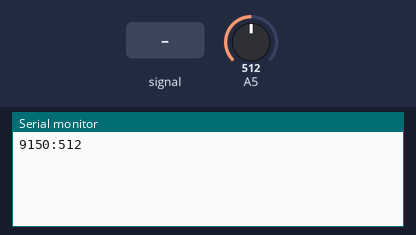
A sketch run on a simulated Arduino Uno, built with avr-gcc and run on an emulated ATmega328P. Parts: the last lines printed to the serial monitor. The test bench sets the inputs (shaded band); at power-on: A5 = 512.

Above: at 1.2 s.
1.3 s: A5 fed a 200 Hz sine of ±81 counts around its level
At 2.6 s:
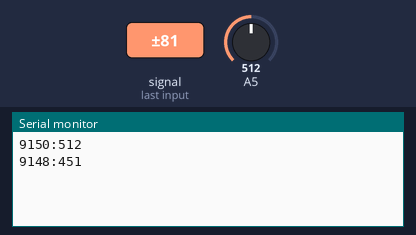
2.8 s: A5 set to 716
At 3.8 s:
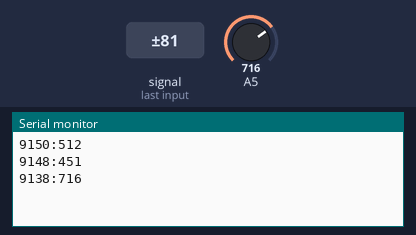
4.3 s: A5 fed a 1000 Hz sine of ±255 counts around its level
At 5.6 s:
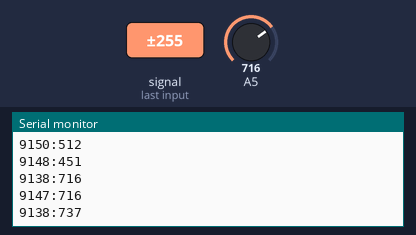
5.8 s: A5 set to 900
At 6.5 s:
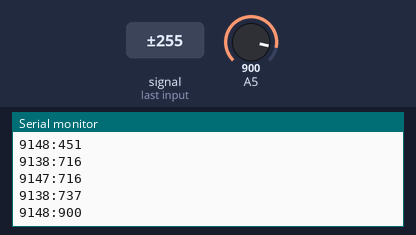
Timing chart, 0 to 8.3 s (numbered marks = the images above; inputs shaded):
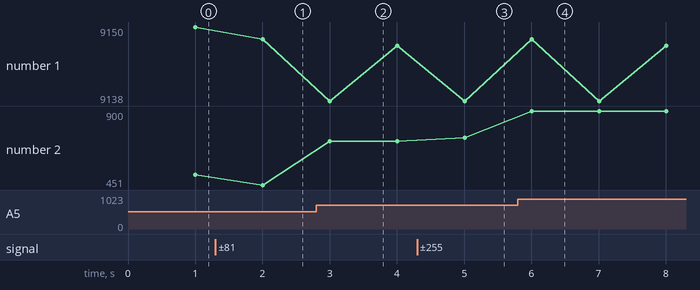

Measured:
- after the input at 1.3 s, the serial monitor: prints a new line after 0.70 s (image 1)
- after the input at 2.8 s, the serial monitor: prints a new line after 0.20 s (image 2)
- after the input at 4.3 s, the serial monitor: prints a new line after 0.71 s (image 3)
- after the input at 5.8 s, the serial monitor: prints a new line after 0.21 s (image 4)
- plotted number 2: 512 → 451 after the input at 1.3 s, 451 → 716 after the input at 2.8 s, 716 → 737 after the input at 4.3 s, 737 → 900 after the input at 5.8 s

The sketch:

7_Analog_IO.ino
```cpp
unsigned long Time;
int n = 0;
int analog = 0;
void setup()
{
    Serial.begin(9600);
}
void loop()
{
    int n = 0;
    Time = millis();
    while (millis() <= Time + 1000)
    {
        analog = analogRead(A5);
        n++;
    }
    Serial.print(n);
    Serial.print(":");
    Serial.println(analog);


}
```
